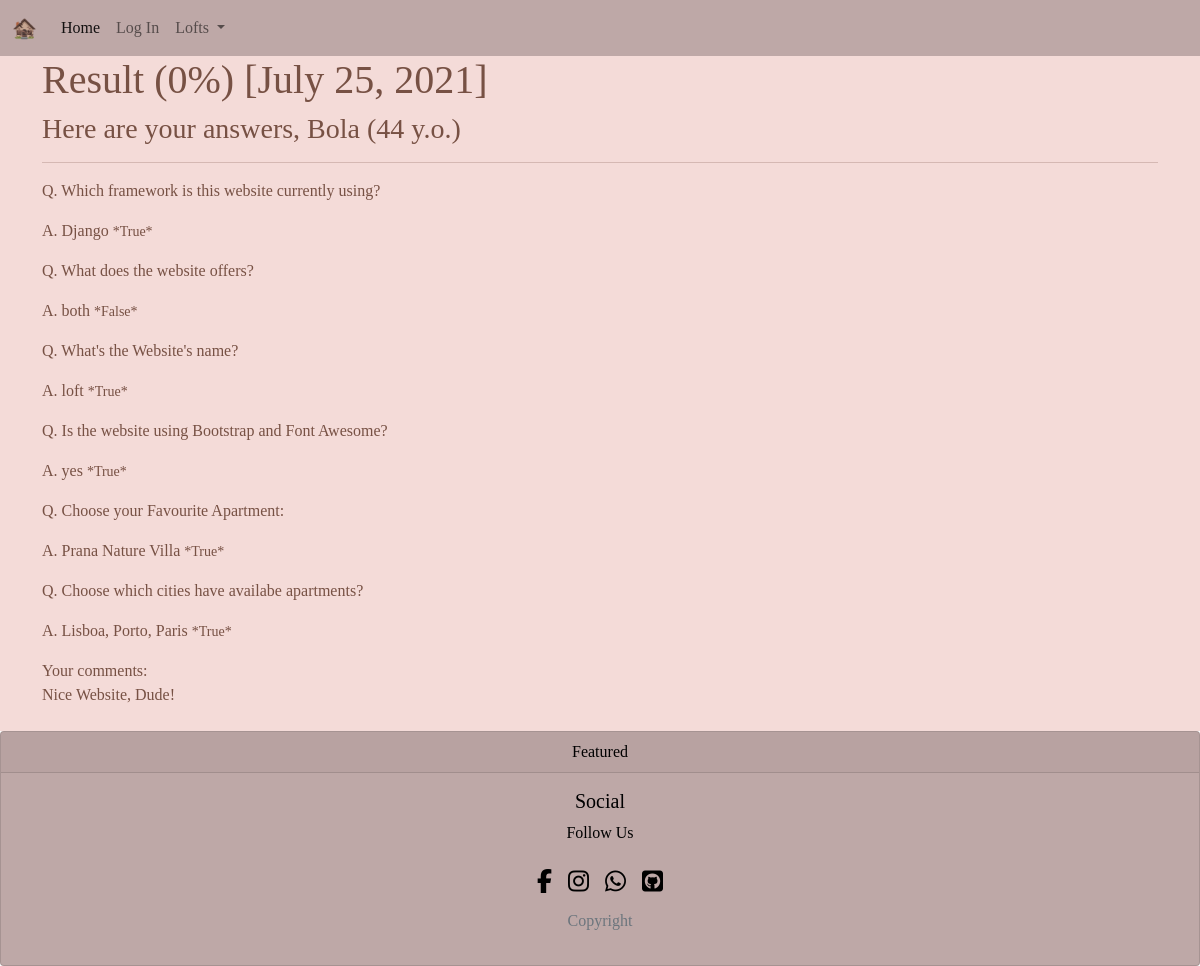
Screenshot of /quizz_result/13 with the database file from the repository.
### loft/models.py (models this page shows, shortened)
class Quizz(models.Model):
    timestamp = models.DateField(auto_now=True)
    score = models.IntegerField()
    username = models.CharField(max_length=50)
    age = models.IntegerField()
    comments = models.CharField(max_length=300)

class Answer(models.Model):
    quizz = models.ForeignKey(Quizz, on_delete=models.CASCADE, related_name="answers")
    question = models.CharField(max_length=250)
    correct = models.BooleanField()
    answer = models.CharField(max_length=300)

### loft/views.py (the view)
# urls.py: path('quizz_result/<int:quizz_id>', views.quizz_result, name="quizz_result"),
def quizz_result(request, quizz_id):
	return render(request, 'loft/results.html', {'quizz': Quizz.objects.get(pk=quizz_id)})

### loft/templates/loft/results.html
{% extends 'loft/base.html' %}
{% block main %}
    <div class="container">
        <h1> Result ({{ quizz.score }}%) [{{ quizz.timestamp }}]</h1>
        <h3>Here are your answers, {{ quizz.username }} ({{ quizz.age }} y.o.)</h3>
        <hr>
        {% for answer in quizz.answers.all %}
            <p>Q. {{ answer.question }}</p>
            <p>A. {{ answer.answer }} <small> *{{ answer.correct }}* </small></p>
        {% endfor %}
        Your comments:
        <p class="m-0 pb-4">{{ quizz.comments }}</p>
    </div>
{% endblock %}

### loft/static/loft/css/base.css (style rules this page uses)
* { scroll-behavior: smooth; box-sizing: border-box; padding: 0; margin: 0; font-family: 'Cormorant Garamond', serif; color: #775144; }

### rows the page displays
Quizz: score "0", timestamp "July 25, 2021", username "Bola", age "44", comments "Nice Website, Dude!"
Answer: question "Which framework is this website currently using?", answer "Django", correct "True"
Answer: question "What does the website offers?", answer "both", correct "False"
Answer: question "What's the Website's name?", answer "loft", correct "True"
Answer: question "Is the website using Bootstrap and Font Awesome?", answer "yes", correct "True"
Answer: question "Choose your Favourite Apartment:", answer "Prana Nature Villa", correct "True"
Answer: question "Choose which cities have availabe apartments?", answer "Lisboa, Porto, Paris", correct "True"
